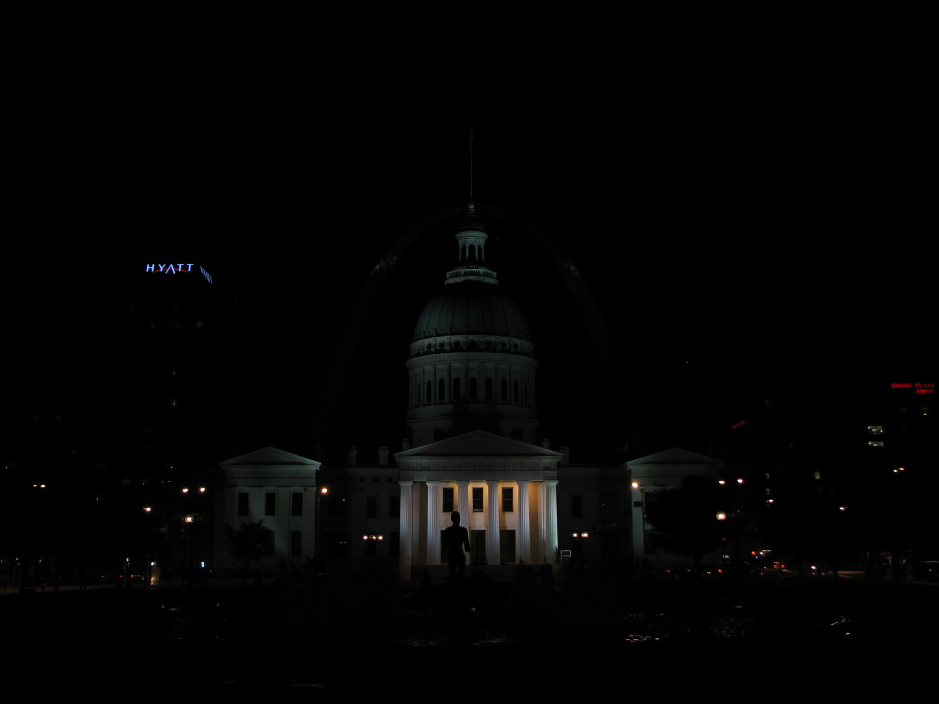
#> input picture 10_HDR/img_0.033.jpg, 2816 x 2112 px (shown at 1/3 size)
$ python hdr.py
#> lines starting #> are read from the running program, lines starting #| are printed output that depends on the picture
# Import libraries
import os
import cv2
import numpy as np
import matplotlib.pyplot as plt

from zipfile import ZipFile
from urllib.request import urlretrieve

def download_and_unzip(url, save_path):
#> called with save_path = '10_HDR/opencv_bootcamp_assets_NB10.zip'
    print(f"Downloading and extracting assest....", end="")

    # Downloading zip file using urllib package.
    urlretrieve(url, save_path)
#> (this line was passed over: the network is not available in this run)

    try:
        # Extracting zip file using the zipfile package.
        with ZipFile(save_path) as z:
            # Extract ZIP file contents in the same directory.
            z.extractall(os.path.split(save_path)[0])

        print("Done")

    except Exception as e:
        print("\nInvalid file.", e)

URL = r"https://www.dropbox.com/s/qa1hsyxt66pvj02/opencv_bootcamp_assets_NB10.zip?dl=1"

asset_zip_path = os.path.join(os.getcwd(), "opencv_bootcamp_assets_NB10.zip")

# Download if assest ZIP does not exists.
if not os.path.exists(asset_zip_path):
    download_and_unzip(URL, asset_zip_path)

def readImagesAndTimes():
    # List of file names
    filenames = ["img_0.033.jpg", "img_0.25.jpg", "img_2.5.jpg", "img_15.jpg"]

    # List of exposure times
    times = np.array([1 / 30.0, 0.25, 2.5, 15.0], dtype=np.float32)

    # Read images
    images = []
    for filename in filenames:
        im = cv2.imread(filename)
#> im is the input picture: shape (2112, 2816, 3); mean B, G, R 3.4, 3.7, 3.7
        images.append(im)

    return images, times

# Read images and exposure times
images, times = readImagesAndTimes()

# Align Images
alignMTB = cv2.createAlignMTB()
alignMTB.process(images, images)

# Find Camera Response Function (CRF)
calibrateDebevec = cv2.createCalibrateDebevec()
responseDebevec = calibrateDebevec.process(images, times)

# Plot CRF
x = np.arange(256, dtype=np.uint8)
y = np.squeeze(responseDebevec)

ax = plt.figure(figsize=(30, 10))
plt.title("Debevec Inverse Camera Response Function", fontsize=24)
plt.xlabel("Measured Pixel Value", fontsize=22)
plt.ylabel("Calibrated Intensity", fontsize=22)
plt.xlim([0, 260])
plt.grid()
plt.plot(x, y[:, 0], "r", x, y[:, 1], "g", x, y[:, 2], "b")

# Merge images into an HDR linear image
mergeDebevec = cv2.createMergeDebevec()
hdrDebevec = mergeDebevec.process(images, times, responseDebevec)
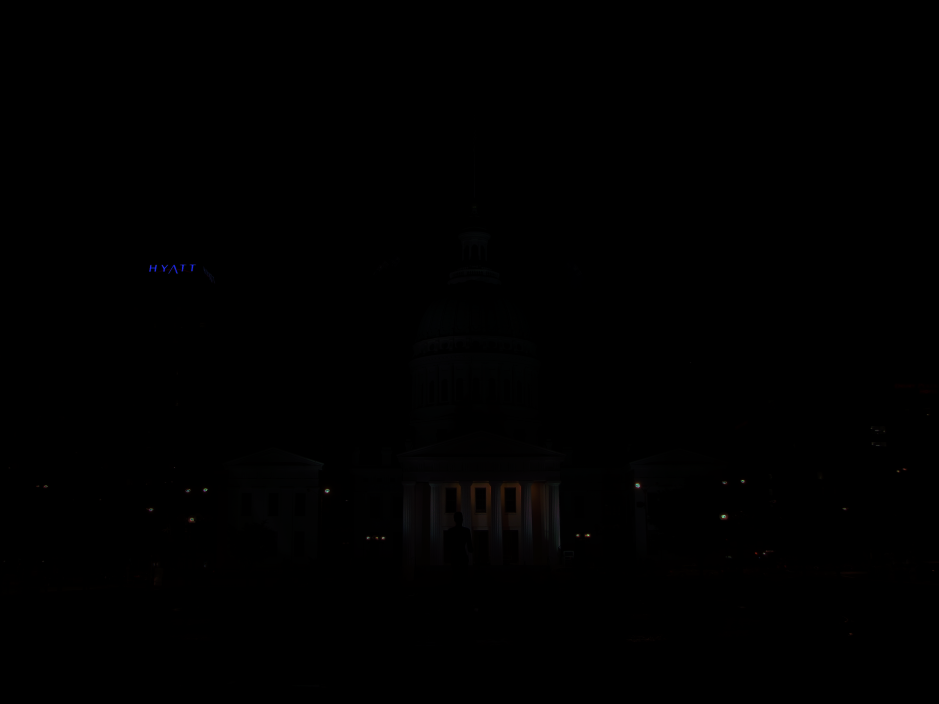
#> hdrDebevec: shape (2112, 2816, 3) float32 (shown at 1/3 size); mean of channels 0, 1, 2 0.6, 0.6, 0.7; drawn with min black and max white

# Tonemap using Drago's method to obtain 24-bit color image
tonemapDrago = cv2.createTonemapDrago(1.0, 0.7)
ldrDrago = tonemapDrago.process(hdrDebevec)
#> ldrDrago: shape (2112, 2816, 3) float32; 0% of the values are NaN or infinite; the others: min -2.77e-12, max 1, mean 0.0777
ldrDrago = 3 * ldrDrago
#> ldrDrago: shape (2112, 2816, 3) float32; 0% of the values are NaN or infinite; the others: min -8.31e-12, max 3, mean 0.233

plt.figure(figsize=(20, 10));plt.imshow(np.clip(ldrDrago, 0, 1));plt.axis("off")

cv2.imwrite("ldr-Drago.jpg", 255*ldrDrago[:, :, ::-1])
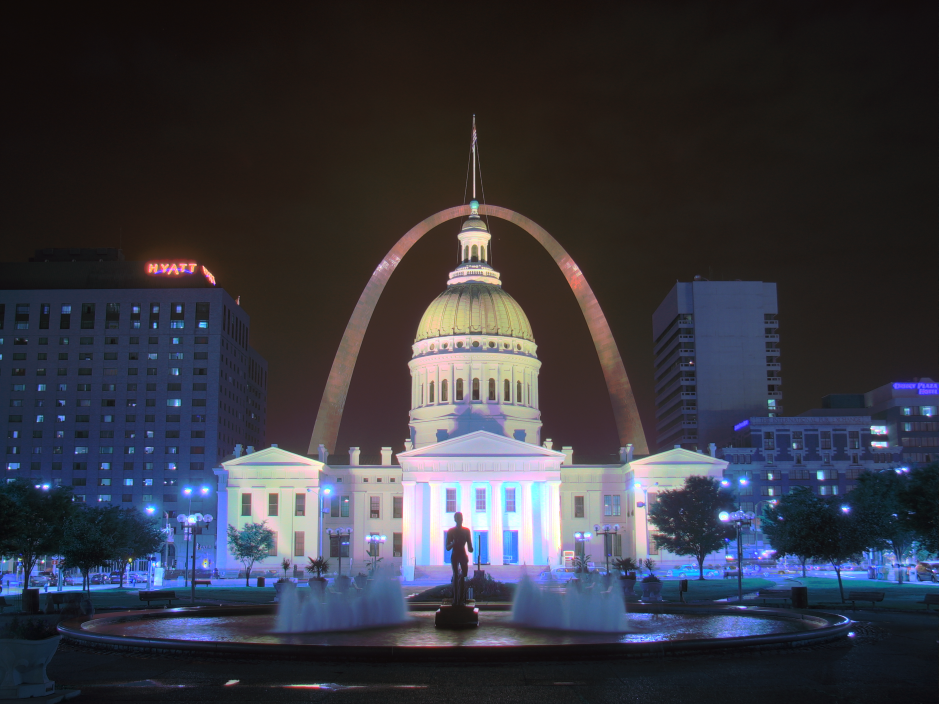
#> saved as ldr-Drago.jpg: shape (2112, 2816, 3) (shown at 1/3 size); mean B, G, R 65.4, 55.9, 55.6
print("saved ldr-Drago.jpg")

# Tonemap using Reinhard's method to obtain 24-bit color image
print("Tonemaping using Reinhard's method ... ")
tonemapReinhard = cv2.createTonemapReinhard(1.5, 0, 0, 0)
ldrReinhard = tonemapReinhard.process(hdrDebevec)
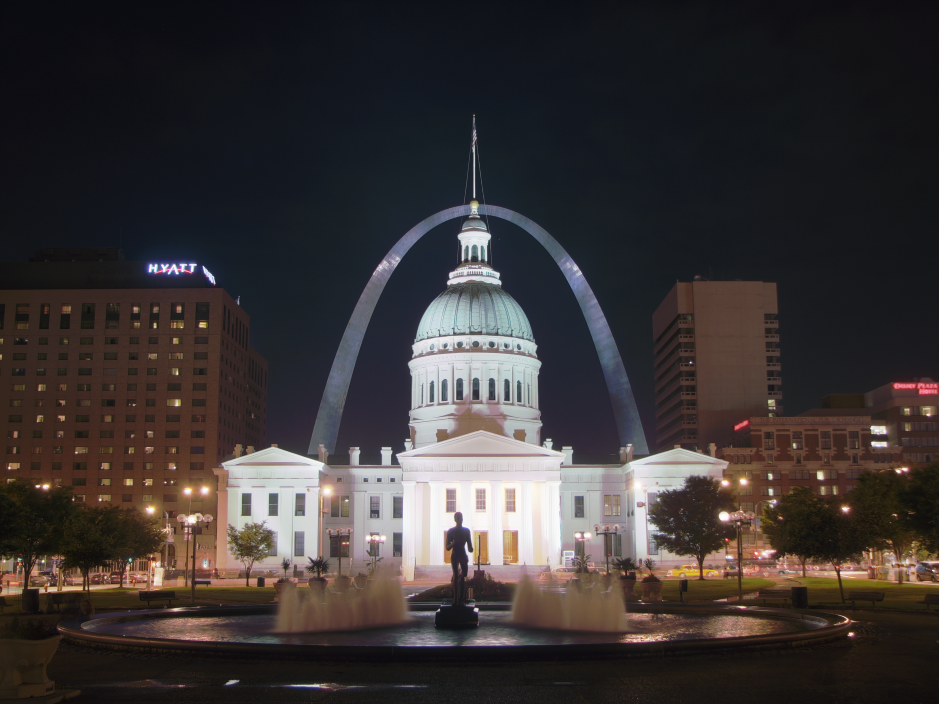
#> ldrReinhard: shape (2112, 2816, 3) float32 (shown at 1/3 size); mean of channels 0, 1, 2 0.212, 0.211, 0.231; drawn as B, G, R

plt.figure(figsize=(20, 10));plt.imshow(np.clip(ldrReinhard, 0, 1));plt.axis("off")

cv2.imwrite("ldr-Reinhard.jpg", ldrReinhard * 255)
print("saved ldr-Reinhard.jpg")

# Tonemap using Mantiuk's method to obstain 24-bit color image
print("Tonemaping using Maintiuk's method ... ")
tonemapMantiuk = cv2.createTonemapMantiuk(2.2, 0.85, 1.2)
ldrMantiuk = tonemapMantiuk.process(hdrDebevec)
#> ldrMantiuk: shape (2112, 2816, 3) float32; 0% of the values are NaN or infinite; the others: min 0.000604, max 1, mean 0.0748
ldrMantiuk = 3 * ldrMantiuk
#> ldrMantiuk: shape (2112, 2816, 3) float32; 0% of the values are NaN or infinite; the others: min 0.00181, max 3, mean 0.224

plt.figure(figsize=(20, 10));plt.imshow(np.clip(ldrMantiuk, 0, 1));plt.axis("off")

cv2.imwrite("ldr-Mantiuk.jpg", ldrMantiuk * 255)
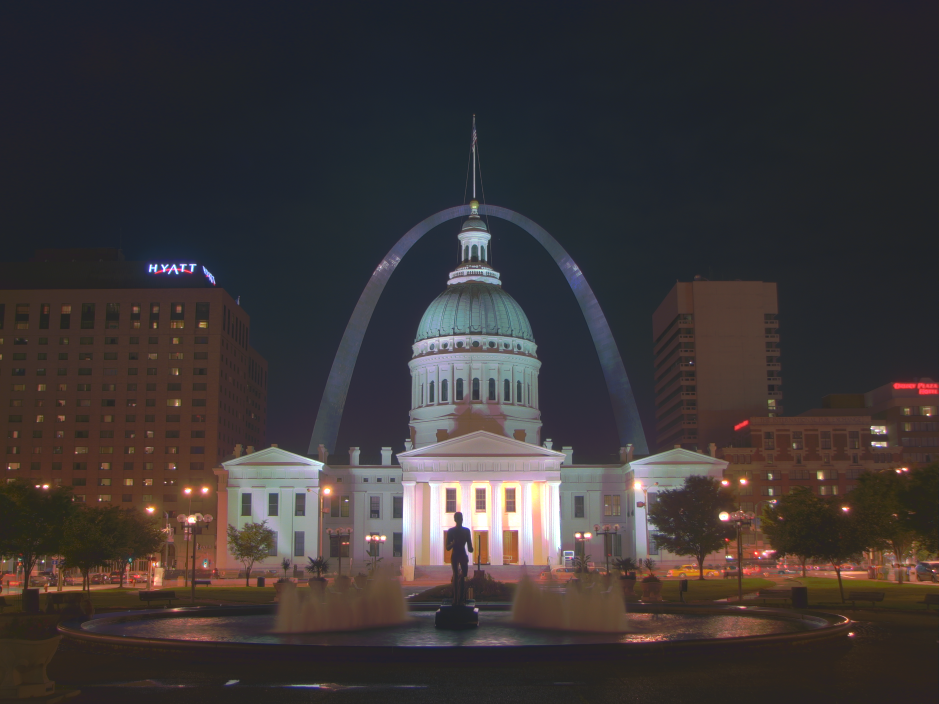
#> saved as ldr-Mantiuk.jpg: shape (2112, 2816, 3) (shown at 1/3 size); mean B, G, R 55.5, 54.8, 60.5
print("saved ldr-Mantiuk.jpg")
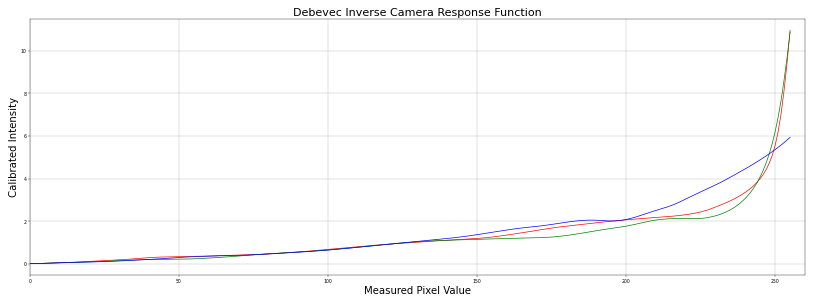
#> figure drawn by matplotlib, 1 panel; curve peaks at x = 255, y = 10.96; curve peaks at x = 255, y = 10.88; curve peaks at x = 255, y = 5.94
